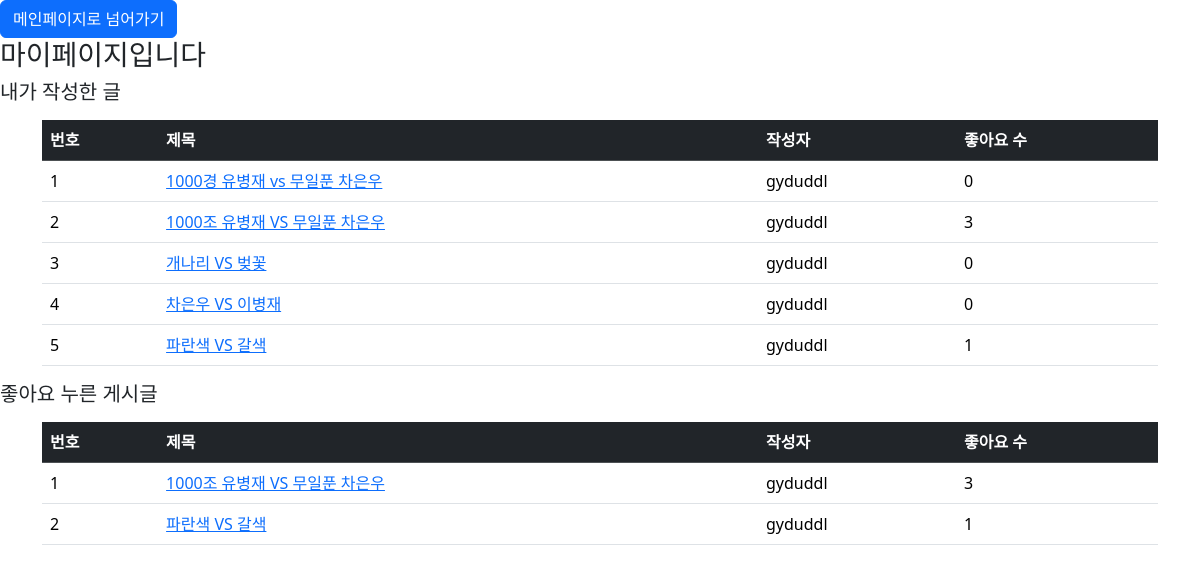
Page /polls/mypage/ (signed in) on the earlier database version.
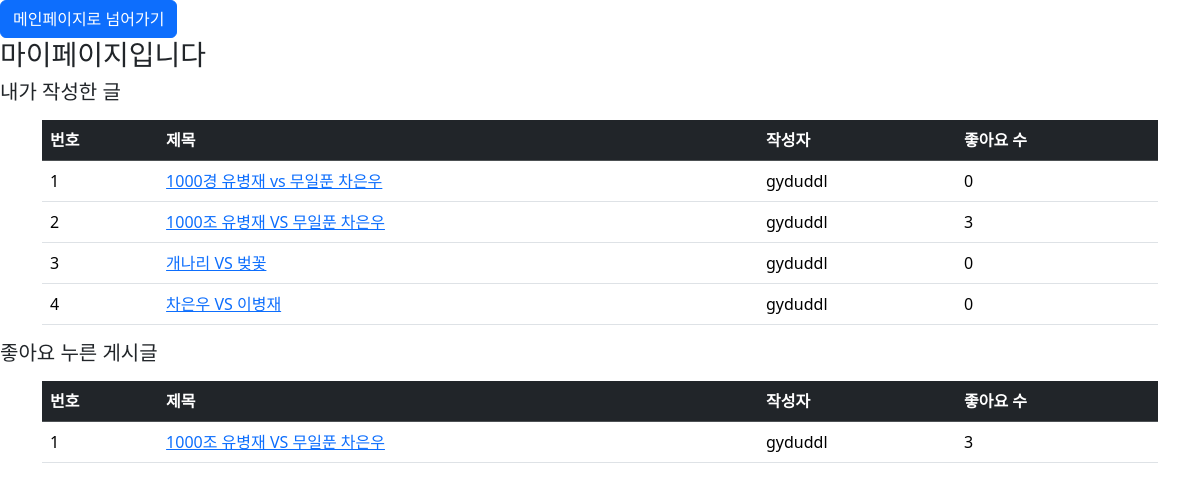
Same page on the later database version.
### polls/models.py (models this page shows)
class Question(models.Model):
    user = models.ForeignKey(settings.AUTH_USER_MODEL, on_delete=models.CASCADE, default=1)
    like_users = models.ManyToManyField(settings.AUTH_USER_MODEL, related_name='like_articles')
    question_Text = models.CharField(max_length=200)
    pub_date = models.DateTimeField('date published')
    def __str__(self):
        return self.question_Text

### polls/views.py (the view)
# urls.py: path('mypage/', views.mypage, name='mypage'),
def mypage(request):
    user_questions = Question.objects.filter(user=request.user).order_by('-pub_date')
    liked_questions = Question.objects.filter(like_users=request.user).order_by('-pub_date')
    context = {'user_questions': user_questions, 'liked_questions': liked_questions}
    print(liked_questions)
    return render(request, 'polls/mypage.html', context)

### templates/polls/mypage.html (shortened to what this page needs)
{% extends 'base.html' %} {% block content %}
<a href="/polls/" class="btn btn-primary">메인페이지로 넘어가기</a>
<h3>마이페이지입니다</h3>
<h5>내가 작성한 글</h5>
        <div class="container my-3">
            <table class="table">
                <thead>
                    <tr class="table-dark">
                        <th>번호</th>
                        <th>제목</th>
                        <th>작성자</th>
                        <th>좋아요 수</th>
                    </tr>
                </thead>
                <tbody>
                    {% if user_questions %} {% for question in user_questions %}
                    <tr>
                        <td>{{ forloop.counter }}</td>
                        <td><a href="{% url 'polls:detail' question.id %}">{{ question.question_Text }}</a></td>
                        <td>{{ question.user }}</td>
                        <td>{{ question.like_users.all|length }}</td>
                    </tr>
    {% endfor %}
    {% else %}
        <tr>
            <td colspan="3">질문이 없습니다.</td>
        </tr>
    {% endif %}
            </table>
        </div>
<h5>좋아요 누른 게시글</h5>
<div class="container my-3">
    <table class="table">
        <thead>
            <tr class="table-dark">
                <th>번호</th>
                <th>제목</th>
                <th>작성자</th>
                <th>좋아요 수</th>
            </tr>
        </thead>
        <tbody>
            {% if liked_questions %} {% for question in liked_questions %}
            <tr>
                <td>{{ forloop.counter }}</td>
                <td><a href="{% url 'polls:detail' question.id %}">{{ question.question_Text }}</a></td>
                <td>{{ question.user }}</td>
                <td>{{ question.like_users.all|length }}</td>
            </tr>
{% endfor %}
{% else %}
<tr>
    <td colspan="3">좋아요 누른 게시글이 없습니다.</td>
</tr>
{% endif %}
    </table>
</div>
{% endblock %}

Differences in the rows shown:
removed Question: question_Text "파란색 VS 갈색", user "gyduddl", like_users.all|length "1"
